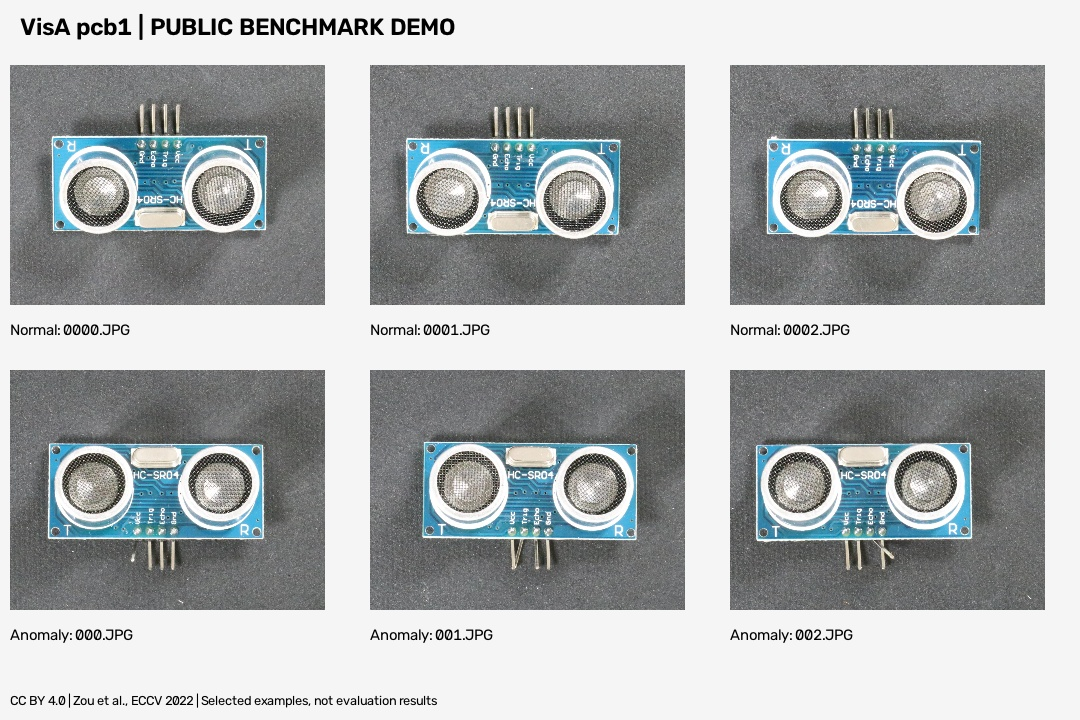
#> input picture artifacts/public-photos-001/public_benchmark_contact_sheet.jpg, 1080 x 720 px, given in place of public_benchmark_contact_sheet.jpg.JPG, which was not available
$ python -i prepare_dataset_figures.py   (imports and definitions only)
#> lines starting #> are read from the running program, lines starting #| are printed output that depends on the picture; after the words box and inside, x2 and y2 are one past the last pixel; in counts of white or black regions, pixels touching at a corner belong together; pictures that were not available may be replaced by others from this repository, and a replacement may not be noted
"""Dataset figures for the video. Run with the backend venv (OpenCV 5):

    ../backend/.venv/bin/python -I scripts/prepare_dataset_figures.py

Draws the VisA ground-truth mask outline on a crop of Anomaly/048. This is a dataset label, not model output;
the video labels it that way. No heatmap or score is drawn here.
"""

from pathlib import Path

import cv2 as cv

videoRoot = Path(__file__).resolve().parent.parent
visaRoot = videoRoot.parent / "data" / "visa" / "pcb1" / "Data"
outDir = videoRoot / "public" / "assets" / "dataset"


def groundTruthCrop(name: str, padding: int = 170) -> None:
#> called with padding = 170
    image = cv.imread(str(visaRoot / "Images" / "Anomaly" / f"{name}.JPG"), cv.IMREAD_COLOR)
#> image is the input picture: shape (720, 1080, 3); mean B, G, R 175.2, 174.2, 170.1
    mask = cv.imread(str(visaRoot / "Masks" / "Anomaly" / f"{name}.png"), cv.IMREAD_GRAYSCALE)
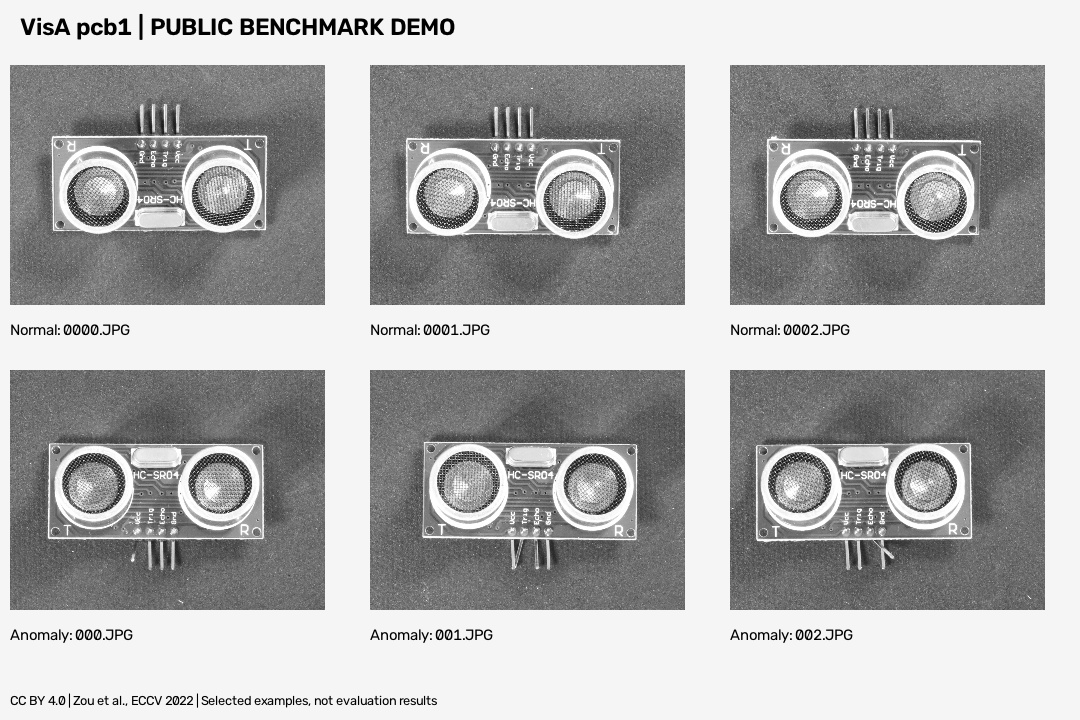
#> mask: shape (720, 1080); min 0, max 255, mean 173.1
    if image is None or mask is None:
        raise SystemExit(f"missing VisA image or mask for {name}")
    if mask.shape[:2] != image.shape[:2]:
        mask = cv.resize(mask, (image.shape[1], image.shape[0]), interpolation=cv.INTER_NEAREST)
    _, binary = cv.threshold(mask, 0, 255, cv.THRESH_BINARY)
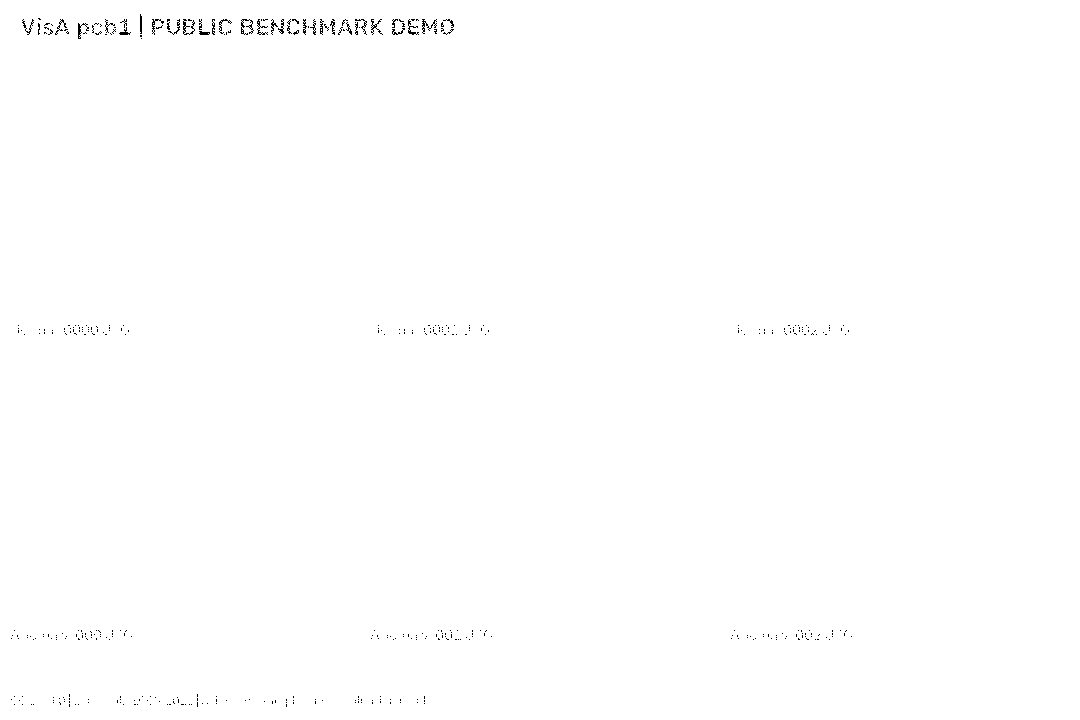
#> binary: shape (720, 1080); 99.7% white; black in thin lines or dots, all inside (x1, y1, x2, y2) = (11, 14, 852, 707)
    contours, _ = cv.findContours(binary, cv.RETR_EXTERNAL, cv.CHAIN_APPROX_SIMPLE)
#> contours = [[[0, 0], [0, 719], [1079, 719], [1079, 0]]]
    x, y, w, h = cv.boundingRect(cv.vconcat([c for c in contours]))
#> x = 0; y = 0; w = 1080; h = 720
    outlined = image.copy()
    cv.drawContours(outlined, contours, -1, (32, 176, 245), 4, cv.LINE_AA)
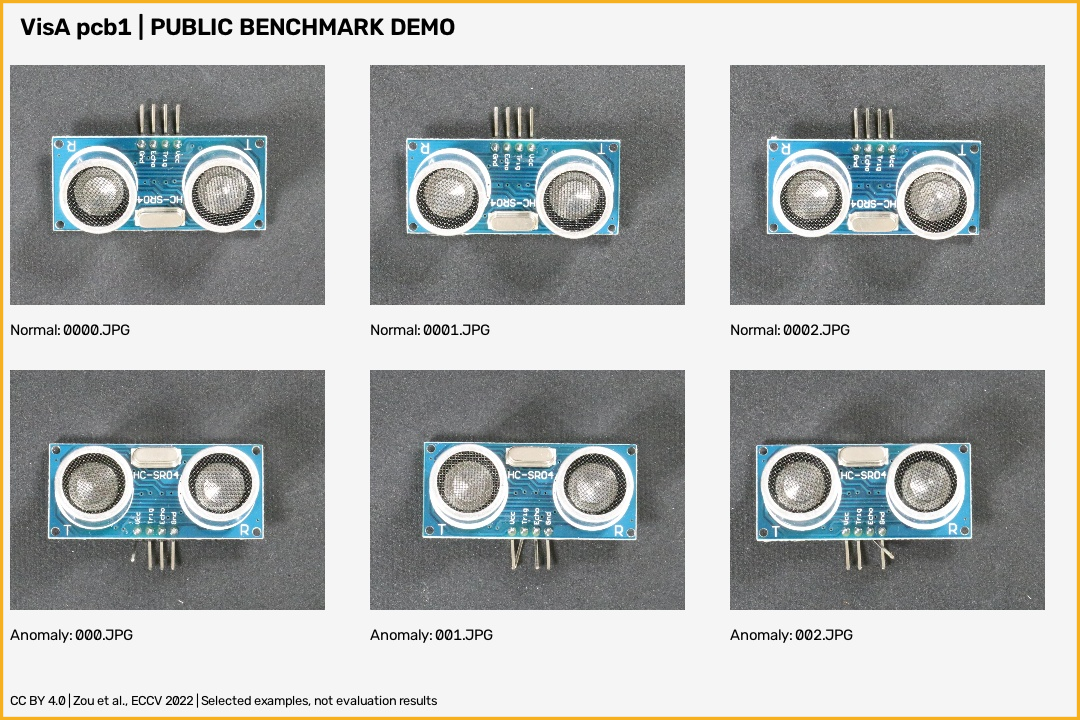
#> outlined: shape (720, 1080, 3); 1.84% of pixels changed, all inside (x1, y1, x2, y2) = (0, 0, 1080, 720)
    x0, y0 = max(0, x - padding), max(0, y - padding)
#> x0 = 0; y0 = 0
    x1, y1 = min(image.shape[1], x + w + padding), min(image.shape[0], y + h + padding)
#> x1 = 1080; y1 = 720
    crop = outlined[y0:y1, x0:x1]
    crop = cv.resize(crop, None, fx=2.0, fy=2.0, interpolation=cv.INTER_CUBIC)
    outDir.mkdir(parents=True, exist_ok=True)
    cv.imwrite(str(outDir / f"anomaly-{name}-groundtruth-crop.jpg"), crop, [cv.IMWRITE_JPEG_QUALITY, 92])
    print(f"{name}: mask bbox x={x} y={y} w={w} h={h}; crop {x0},{y0}-{x1},{y1}")
#| ../../artifacts/public-photos-001/public_benchmark_contact_sheet.jpg: mask bbox x=0 y=0 w=1080 h=720; crop 0,0-1080,720


def scaledCopy(folder: str, name: str, width: int = 1404) -> None:
    image = cv.imread(str(visaRoot / "Images" / folder / f"{name}.JPG"), cv.IMREAD_COLOR)
    if image is None:
        raise SystemExit(f"missing VisA image {folder}/{name}")
    scale = width / image.shape[1]
    resized = cv.resize(image, None, fx=scale, fy=scale, interpolation=cv.INTER_AREA) if scale < 1 else image
    cv.imwrite(str(outDir / f"{folder.lower()}-{name}.jpg"), resized, [cv.IMWRITE_JPEG_QUALITY, 90])


# [4 lines not run here, left out]

>>> result = groundTruthCrop('../../artifacts/public-photos-001/public_benchmark_contact_sheet.jpg')
